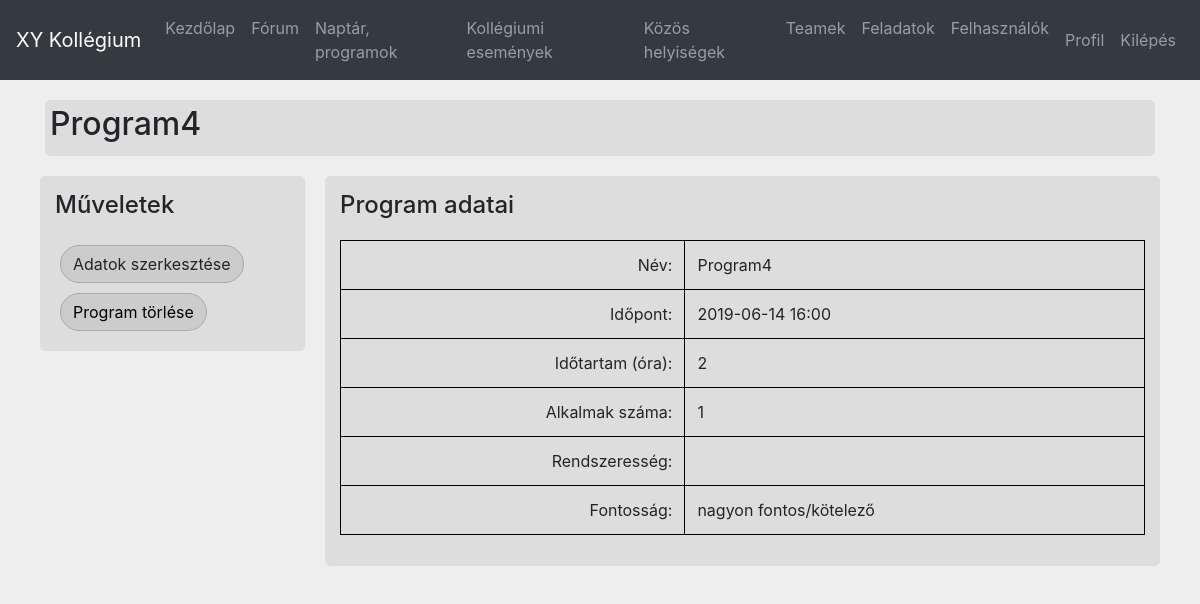
Screenshot of /ownEvent.php?id=4 (signed in) with the database file from the repository.
### tables this page shows
CREATE TABLE IF NOT EXISTS egyeni_programok (
	azonosito INT NOT NULL AUTO_INCREMENT,
	nev VARCHAR(80),
	felhasznalo VARCHAR(80),
	idopont_kezd DATETIME,
	idopont_vege DATETIME,
	alkalmak TINYINT,
	rendszeresseg VARCHAR(20),
	fontossag TINYINT,
	PRIMARY KEY (azonosito),
	FOREIGN KEY (felhasznalo) REFERENCES felhasznalok(felhasznalonev) ON UPDATE CASCADE
	ON DELETE CASCADE
);

### ownEvent.php (the view, shortened to what this page needs)
<?php
include 'common.php';
$progId = isset($_GET['id']) ? str_replace("_", " ", $_GET['id']) : NULL;
$host = "localhost";
$user = "root";
$password = "";
$conn = mysqli_connect($host, $user, $password) or die ("Nem sikerült kapcsolódni a szerverhez: " . mysqli_connect_error());
mysqli_query($conn, "SET NAMES utf8 COLLATE utf8_hungarian_ci");
mysqli_select_db($conn, "kollegium") or die ("Nem lehet csatlakozni az adatbázishoz: " . mysqli_error($conn));
$sql = "SELECT * FROM egyeni_programok WHERE azonosito = '".$progId."'";
$result = mysqli_query($conn, $sql);
$progData = mysqli_fetch_assoc($result);
?><!doctype html>
<html lang="hu">
<head>
	<link rel="stylesheet" type="text/css" href="css/ownEvent.css">
</head>
<body>
	<div class="container">
		<div class="mainTitle">
			<h2><?php echo $progData["nev"]; ?></h2>
		</div>
		<div class="row">
			<div class="col-sm-3">
				<?php
				if ($progData["felhasznalo"] == $_SESSION["felhasznalonev"]) {
					echo '<h4>Műveletek</h4>';
					echo '<div class="btn button" id="editButton" onclick="editProg()">Adatok szerkesztése</div>';
					echo '<form method="post" onsubmit="return confirmDelete()">';
					echo '<input type="submit" class="btn button" id="deleteButton" name="deleteButton" value="Program törlése" />';
					echo '</form>';
				}
				?>
			</div>
			<div class="col-sm-9">
				<?php
				echo '<h4>Program adatai</h4>';
				$progDuration = (strtotime($progData["idopont_vege"]) - strtotime($progData["idopont_kezd"])) / 3600;
				$progDatetime = date('Y-m-d H:i', strtotime($progData["idopont_kezd"]));
				switch ($progData["fontossag"]) {
					case 3:
						$importance = "nagyon fontos/kötelező"; break;
				}
				echo '<table class="table table-bordered">';
				echo '<tr><td class="firstCol">Név:</td><td id="tdName">'.$progData["nev"].'</td></tr>';
				echo '<tr><td class="firstCol">Időpont:</td><td id="tdDatetime">'.$progDatetime.'</td></tr>';
				echo '<tr><td class="firstCol">Időtartam (óra):</td><td id="tdDuration">'.$progDuration.'</td></tr>';
				echo '<tr><td class="firstCol">Alkalmak száma:</td><td id="tdOccasions">'.$progData["alkalmak"].'</td></tr>';
				echo '<tr><td class="firstCol">Rendszeresség:</td><td id="tdRegularity">'.$progData["rendszeresseg"].'</td></tr>';
				echo '<tr><td class="firstCol">Fontosság:</td><td id="tdImportance">'.$importance.'</td></tr>';
				echo '</table>';
				?>
			</div>
		</div>
	</div>
</body>
</html>

### css/ownEvent.css (style rules this page uses)
table.table-bordered > tbody > tr > td { border: 1px solid #000000; }
.firstCol { text-align: right; }
.button { margin: 5px; background-color: #CCCCCC; border: 1px solid #AAAAAA; border-radius: 20px; }

### css/common.css (style rules this page uses)
body { height: 100%; background-color: #EEEEEE; }
.col-sm-3, .col-sm-9 { height: 100%; margin-top: 10px; padding: 15px; background-color: #DDDDDD; border: 10px solid #EEEEEE; border-radius: 15px; }
h4 { margin-bottom: 20px; }
.mainTitle { margin-top: 20px; padding: 5px; background-color: #DDDDDD; border-radius: 5px; }

### rows the page displays
egyeni_programok: nev "Program4", idopont_kezd "2019-06-14 16:00", progDuration "2", alkalmak "1", fontossag "nagyon fontos/kötelező"
